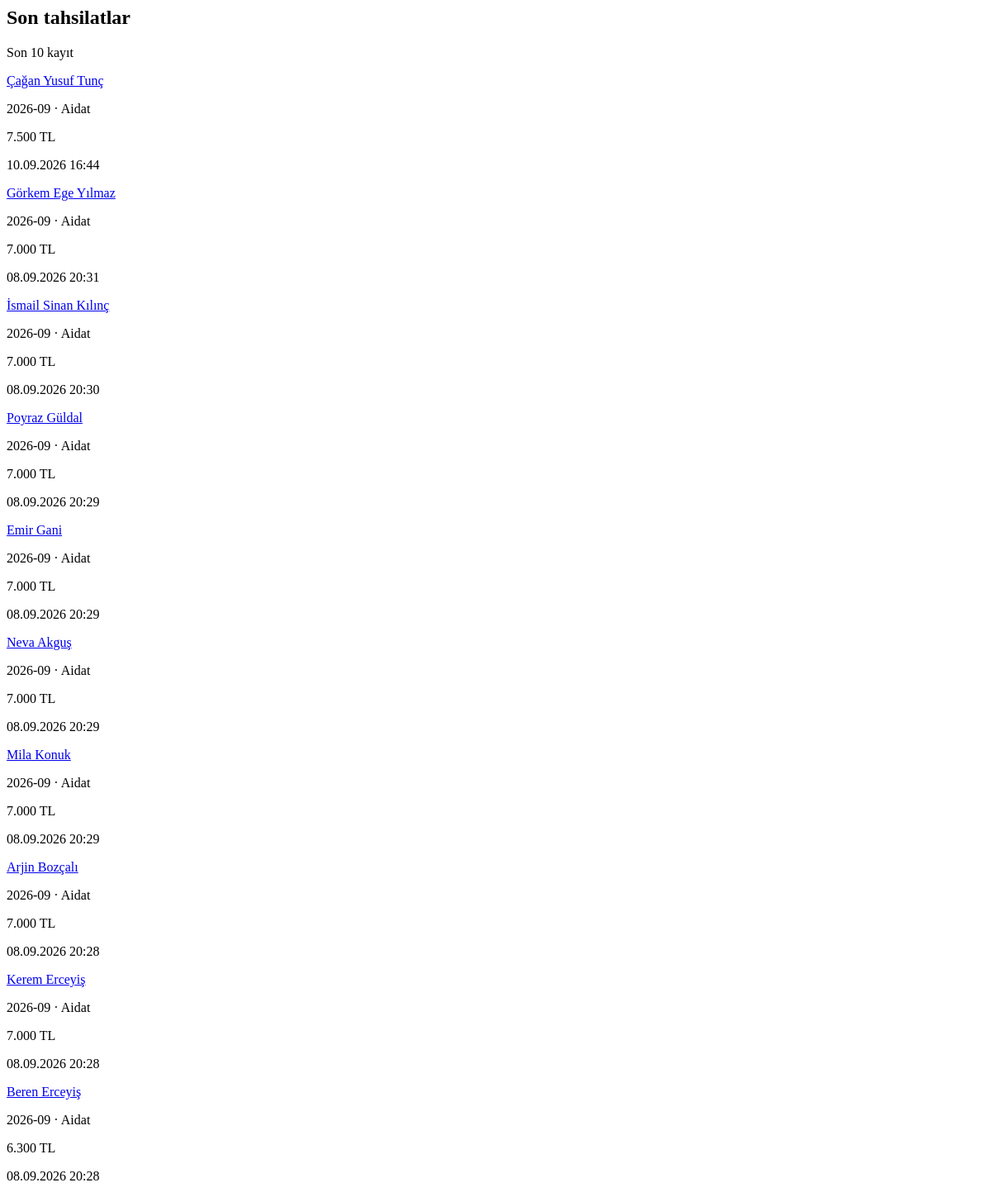
Page /api/dashboard/recent-payments/ (signed in) on the earlier database version.
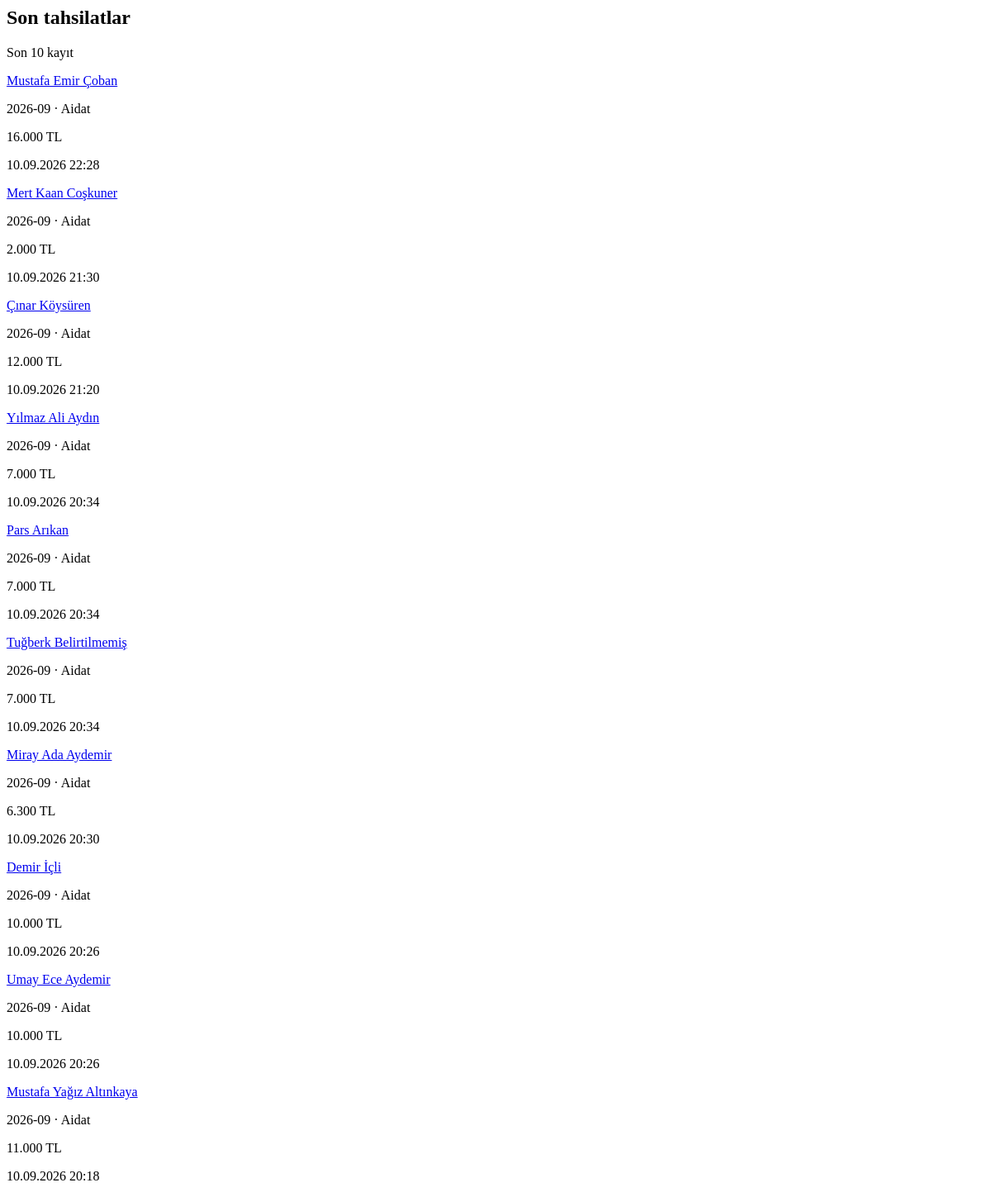
Same page on the later database version.
### finance/models.py (models this page shows, shortened)
class PaymentRecord(models.Model):
    PAYMENT_TYPE_CHOICES = [
        ('fee', 'Aidat'),
        ('donation', 'Bağış'),
        ('membership', 'Üyelik'),
        ('bank_transfer', 'Banka / Havale Geliri'),
        ('equipment_sale', 'Malzeme Satışı'),
        ('sponsorship', 'Sponsorluk'),
        ('camping_fee', 'Kamp Ücreti'),
        ('other', 'Diğer'),
    ]
    PAYMENT_METHOD_CHOICES = [
        ('bank', 'Banka Transferi / EFT / Havale'),
        ('cash', 'Nakit'),
        ('credit_card', 'Kredi Kartı'),
        ('other', 'Diğer'),
    ]
    STATUS_CHOICES = [
        ('pending', 'Bekliyor'),
        ('paid', 'Ödendi'),
        ('cancelled', 'İptal Edildi'),
    ]
    athlete = models.ForeignKey(
        Athlete,
        on_delete=models.CASCADE,
        related_name='payments',
        verbose_name="Sporcu",
        null=True,  # Sporcuya bağlı olmayan genel kulüp bağışları/gelirleri için null yapılabilir
        blank=True
    )
    payment_type = models.CharField(
        max_length=30,
        choices=PAYMENT_TYPE_CHOICES,
        default='fee',
        verbose_name="Ödeme Türü"
    )
    payment_method = models.CharField(
        max_length=20,
        choices=PAYMENT_METHOD_CHOICES,
        default='bank',
        verbose_name="Ödeme Yöntemi"
    )
    period = models.CharField(
        max_length=7,
        db_index=True,
        help_text="Format: YYYY-MM (Örn: 2026-08)",
        verbose_name="Gelir Dönemi"
    )
    amount = models.IntegerField(
        verbose_name="Tutar (TL)"
    )
    status = models.CharField(
        max_length=20,
        choices=STATUS_CHOICES,
        default='pending',
        verbose_name="Ödeme Durumu"
    )
    due_date = models.DateField(
        verbose_name="Son Ödeme Tarihi"
    )
    paid_at = models.DateTimeField(
        null=True,
        blank=True,
        verbose_name="Ödenme Zamanı"
    )
    collected_by = models.ForeignKey(
        settings.AUTH_USER_MODEL,
        on_delete=models.SET_NULL,
        null=True,
        blank=True,
        related_name='collected_payments',
        verbose_name="Tahsil Eden"
    )
    notes = models.TextField(
        blank=True,
        null=True,
        verbose_name="Not / Dekont No / Açıklama"
    )
    created_at = models.DateTimeField(auto_now_add=True)
    class Meta:
        verbose_name = "Gelir Kaydı"
        verbose_name_plural = "Gelir Kayıtları"
        ordering = ['-period', 'created_at']

### athletes/models.py (models this page shows, shortened)
class Athlete(models.Model):
    GENDER_CHOICES = (
        ('M', 'Erkek'),
        ('F', 'Kadın'),
    )
    parent = models.CharField(max_length=150, verbose_name="Veli")
    parent_phone = models.CharField(max_length=20, blank=True, default='', verbose_name="Veli Telefonu")
    parent_email = models.EmailField(blank=True, default='', verbose_name="Veli E-postası")
    first_name = models.CharField(max_length=50, verbose_name="Ad")
    last_name = models.CharField(max_length=50, verbose_name="Soyad")
    phone_number = models.CharField(max_length=20, blank=True, default='', verbose_name="Sporcu Telefonu")
    tc_identity = models.CharField(max_length=11, unique=True, blank=True, null=True, verbose_name="T.C. Kimlik No")
    birth_date = models.DateField(verbose_name="Doğum Tarihi")
    gender = models.CharField(max_length=1, choices=GENDER_CHOICES, verbose_name="Cinsiyet")
    school = models.CharField(max_length=100, blank=True, null=True, verbose_name="Okul")
    license_number = models.CharField(max_length=50, blank=True, null=True, verbose_name="Lisans No")
    joined_date = models.DateField(verbose_name="Kulübe Katılım Tarihi")
    photo = models.ImageField(upload_to='athlete_photos/', blank=True, null=True, verbose_name="Fotoğraf")
    is_active = models.BooleanField(default=False, verbose_name="Aktif Sporcu mu?")
    created_at = models.DateTimeField(auto_now_add=True)
    team = models.ForeignKey(
        Team,
        on_delete=models.SET_NULL,
        null=True,
        blank=True,
        related_name='athletes',
        verbose_name="Bağlı Olduğu Takım"
    )
    custom_fee = models.IntegerField(
        null=True,
        blank=True,
        verbose_name="Özel Aidat Tutar (TL)",
        help_text="Boş bırakılırsa takımın varsayılan aidatı uygulanır. Burslu için 0 girebilirsiniz."
    )
    private_lesson_fee = models.IntegerField(
        null=True,
        blank=True,
        verbose_name="Özel ders ücreti",
        help_text="Boş bırakılırsa özel ders ücreti uygulanmaz."
    )
    regular_payment_day = models.PositiveBigIntegerField(
        null=True,
        blank=True,
        verbose_name="Düzenli Ödeme Günü"
    )
    class Meta:
        verbose_name = "Sporcu"
        verbose_name_plural = "Sporcular"
        ordering = ['first_name', 'last_name']
    def get_full_name(self):
        return f"{self.first_name} {self.last_name}"

### athletes/views_dashboard.py (the view)
# urls.py: path('dashboard/recent-payments/', dashboard_recent_payments_htmx, name='dashboard-recent-payments'),
@login_required
@role_required(allowed_roles=['admin', 'club_admin', 'coach'])
def dashboard_recent_payments_htmx(request):
    recent_payments = PaymentRecord.objects.filter(
        athlete__isnull=False,
        status='paid',
    ).select_related('athlete').order_by('-created_at', '-paid_at')[:10]
    return render(request, 'dashboard/_recent_payments.html', {
        'recent_payments': recent_payments,
    })

### users/models.py (called while the page is built)
    @property
    def is_coach(self):
        return self.role == self.Role.COACH

### templates/dashboard/_recent_payments.html
<section
    id="dashboard-payment-list"
    hx-get="{% url 'dashboard-recent-payments' %}"
    hx-trigger="refreshDashboardPayments from:body"
    hx-swap="outerHTML"
    class="overflow-hidden rounded-2xl border border-base-300 bg-base-100 shadow-sm">
    <div class="flex items-center justify-between px-4 py-3">
        <h2 class="text-sm font-black text-base-content">Son tahsilatlar</h2>
        <span class="text-[10px] text-base-content/40">Son 10 kayıt</span>
    </div>
    <div id="dashboard-payment-items" class="divide-y divide-base-200">
        {% for payment in recent_payments %}
            {% include 'dashboard/_recent_payment_row.html' %}
        {% endfor %}
    </div>
</section>

### templates/dashboard/_recent_payment_row.html
<div class="flex items-center justify-between gap-3 border-t border-base-200 px-4 py-2.5">
    <div class="min-w-0">
        <p class="truncate text-xs font-bold text-base-content/75">
            <a
                href="{% url 'athlete-manage-detail' payment.athlete.pk %}"
                class="hover:text-primary hover:underline focus:text-primary focus:outline-none"
            >
                {{ payment.athlete.get_full_name }}
            </a>
        </p>
        <p class="text-[10px] text-base-content/45">
            {{ payment.period }} · {{ payment.get_payment_type_display }}
        </p>
    </div>
    <div class="shrink-0 text-right">
        <p class="text-xs font-black text-success">{{ payment.amount|floatformat:0 }} TL</p>
        <p class="text-[10px] text-base-content/40">{{ payment.paid_at|date:'d.m.Y H:i' }}</p>
    </div>
</div>

Differences in the rows shown:
no longer on this page (row unchanged): PaymentRecord: athlete.get_full_name "Çağan Yusuf Tunç", period "2026-09", payment_type "Aidat", amount "7.500", paid_at "10.09.2026 16:44"
no longer on this page (row unchanged): PaymentRecord: athlete.get_full_name "Görkem Ege Yılmaz", period "2026-09", payment_type "Aidat", amount "7.000", paid_at "08.09.2026 20:31"
no longer on this page (row unchanged): PaymentRecord: athlete.get_full_name "İsmail Sinan Kılınç", period "2026-09", payment_type "Aidat", amount "7.000", paid_at "08.09.2026 20:30"
no longer on this page (row unchanged): PaymentRecord: athlete.get_full_name "Poyraz Güldal", period "2026-09", payment_type "Aidat", amount "7.000", paid_at "08.09.2026 20:29"
no longer on this page (row unchanged): PaymentRecord: athlete.get_full_name "Emir Gani", period "2026-09", payment_type "Aidat", amount "7.000", paid_at "08.09.2026 20:29"
no longer on this page (row unchanged): PaymentRecord: athlete.get_full_name "Neva Akguş", period "2026-09", payment_type "Aidat", amount "7.000", paid_at "08.09.2026 20:29"
no longer on this page (row unchanged): PaymentRecord: athlete.get_full_name "Mila Konuk", period "2026-09", payment_type "Aidat", amount "7.000", paid_at "08.09.2026 20:29"
no longer on this page (row unchanged): PaymentRecord: athlete.get_full_name "Arjin Bozçalı", period "2026-09", payment_type "Aidat", amount "7.000", paid_at "08.09.2026 20:28"
no longer on this page (row unchanged): PaymentRecord: athlete.get_full_name "Kerem Erceyiş", period "2026-09", payment_type "Aidat", amount "7.000", paid_at "08.09.2026 20:28"
no longer on this page (row unchanged): PaymentRecord: athlete.get_full_name "Beren Erceyiş", period "2026-09", payment_type "Aidat", amount "6.300", paid_at "08.09.2026 20:28"
added PaymentRecord: athlete.get_full_name "Mustafa Emir Çoban", period "2026-09", payment_type "Aidat", amount "16.000", paid_at "10.09.2026 22:28"
added PaymentRecord: athlete.get_full_name "Mert Kaan Coşkuner", period "2026-09", payment_type "Aidat", amount "2.000", paid_at "10.09.2026 21:30"
added PaymentRecord: athlete.get_full_name "Çınar Köysüren", period "2026-09", payment_type "Aidat", amount "12.000", paid_at "10.09.2026 21:20"
added PaymentRecord: athlete.get_full_name "Yılmaz Ali Aydın", period "2026-09", payment_type "Aidat", amount "7.000", paid_at "10.09.2026 20:34"
added PaymentRecord: athlete.get_full_name "Pars Arıkan", period "2026-09", payment_type "Aidat", amount "7.000", paid_at "10.09.2026 20:34"
added PaymentRecord: athlete.get_full_name "Tuğberk Belirtilmemiş", period "2026-09", payment_type "Aidat", amount "7.000", paid_at "10.09.2026 20:34"
added PaymentRecord: athlete.get_full_name "Miray Ada Aydemir", period "2026-09", payment_type "Aidat", amount "6.300", paid_at "10.09.2026 20:30"
added PaymentRecord: athlete.get_full_name "Demir İçli", period "2026-09", payment_type "Aidat", amount "10.000", paid_at "10.09.2026 20:26"
added PaymentRecord: athlete.get_full_name "Umay Ece Aydemir", period "2026-09", payment_type "Aidat", amount "10.000", paid_at "10.09.2026 20:26"
added PaymentRecord: athlete.get_full_name "Mustafa Yağız Altınkaya", period "2026-09", payment_type "Aidat", amount "11.000", paid_at "10.09.2026 20:18"
